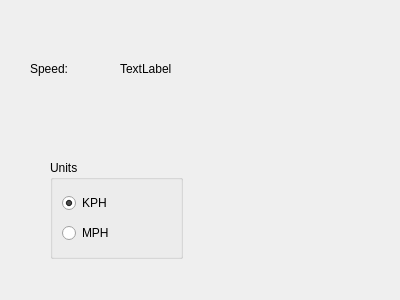
<?xml version="1.0" encoding="UTF-8"?>
<ui version="4.0">
 <class>SpeedometerDisplay</class>
 <widget class="QWidget" name="SpeedometerDisplay">
  <property name="geometry">
   <rect>
    <x>0</x>
    <y>0</y>
    <width>400</width>
    <height>300</height>
   </rect>
  </property>
  <property name="windowTitle">
   <string>Form</string>
  </property>
  <widget class="QLabel" name="label">
   <property name="geometry">
    <rect>
     <x>30</x>
     <y>60</y>
     <width>66</width>
     <height>18</height>
    </rect>
   </property>
   <property name="text">
    <string>Speed:</string>
   </property>
  </widget>
  <widget class="QLabel" name="speedLabel">
   <property name="geometry">
    <rect>
     <x>120</x>
     <y>60</y>
     <width>66</width>
     <height>18</height>
    </rect>
   </property>
   <property name="text">
    <string>TextLabel</string>
   </property>
  </widget>
  <widget class="QGroupBox" name="groupBox">
   <property name="geometry">
    <rect>
     <x>50</x>
     <y>160</y>
     <width>133</width>
     <height>99</height>
    </rect>
   </property>
   <property name="title">
    <string>Units</string>
   </property>
   <layout class="QVBoxLayout" name="verticalLayout">
    <item>
     <widget class="QRadioButton" name="kphRadio">
      <property name="text">
       <string>KPH</string>
      </property>
      <property name="checked">
       <bool>true</bool>
      </property>
     </widget>
    </item>
    <item>
     <widget class="QRadioButton" name="mphRadio">
      <property name="text">
       <string>MPH</string>
      </property>
     </widget>
    </item>
   </layout>
  </widget>
 </widget>
 <resources/>
 <connections/>
</ui>
